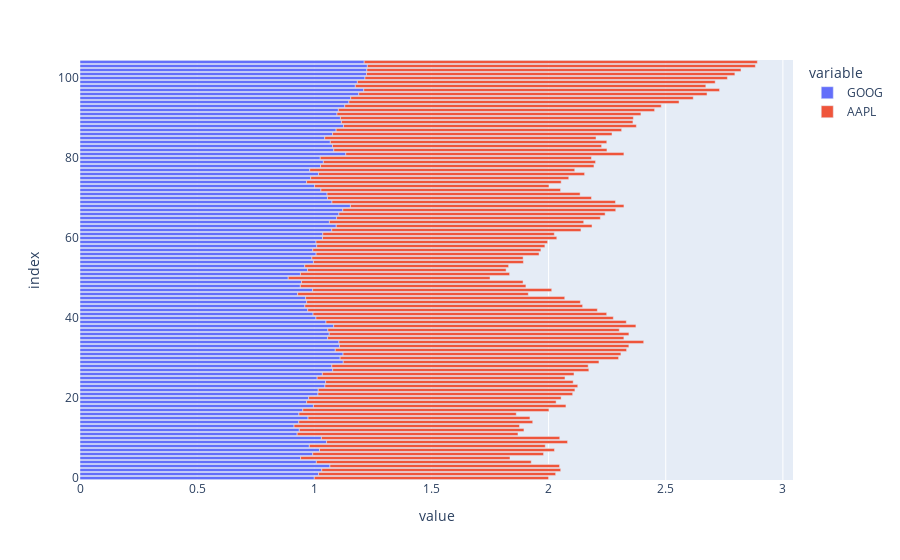

Write notebook code for a chart like this one.
### Code cell
px.bar(stocks,x=['GOOG','AAPL'])
